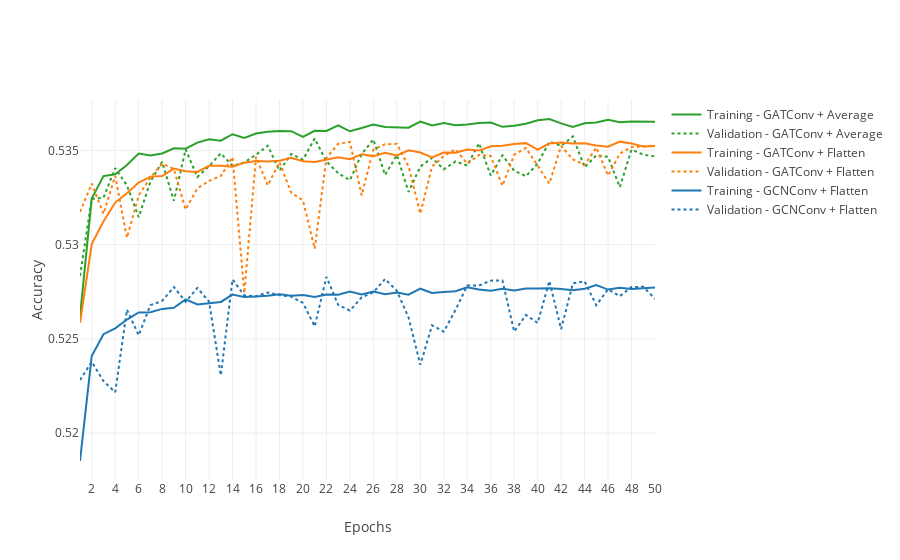

Write notebook code for a chart like this one.
### Markdown cell above
### Single team - GATConv+AveragePooling (1.6) vs GATConv+Flatten (1.1) vs GCNConv+Flatten (1.0)

### Code cell
data_1_0 = pd.read_csv('../models/fit_records/model_1_0_accuracy.csv')
data_1_1 = pd.read_csv('../models/fit_records/model_1_1_accuracy.csv')
data_1_6 = pd.read_csv('../models/fit_records/model_1_6_accuracy.csv')

epochs = data_1_0['epoch']

training_accuracy_1_0 = data_1_0['training_accuracy']
validation_accuracy_1_0 = data_1_0['validation_accuracy']

training_accuracy_1_1 = data_1_1['training_accuracy']
validation_accuracy_1_1 = data_1_1['validation_accuracy']

training_accuracy_1_6 = data_1_6['training_accuracy']
validation_accuracy_1_6 = data_1_6['validation_accuracy']

fig = go.Figure()
fig.add_trace(go.Scatter(
    x=epochs,
    y=training_accuracy_1_6,
    mode='lines',
    name='Training - GATConv + Average',
    line=dict(color='#2CA02C')))
fig.add_trace(go.Scatter(
    x=epochs,
    y=validation_accuracy_1_6,
    mode='lines',
    name='Validation - GATConv + Average',
    line=dict(color='#2CA02C', dash='dot')))
fig.add_trace(go.Scatter(
    x=epochs,
    y=training_accuracy_1_1,
    mode='lines',
    name='Training - GATConv + Flatten',
    line=dict(color='#FF7F0E')))
fig.add_trace(go.Scatter(
    x=epochs,
    y=validation_accuracy_1_1,
    mode='lines',
    name='Validation - GATConv + Flatten',
    line=dict(color='#FF7F0E', dash='dot')))
fig.add_trace(go.Scatter(
    x=epochs,
    y=training_accuracy_1_0,
    mode='lines',
    name='Training - GCNConv + Flatten',
    line=dict(color='#1F77B4')))
fig.add_trace(go.Scatter(
    x=epochs,
    y=validation_accuracy_1_0,
    mode='lines',
    name='Validation - GCNConv + Flatten',
    line=dict(color='#1F77B4', dash='dot')))
fig.update_layout(
    template='none',
    xaxis_title='Epochs',
    yaxis_title="Accuracy")
fig.update_xaxes(tick0=0, dtick=2)
# fig.update_yaxes(range=[0.5,1])
fig.show()
fig.write_image(f'../images/single_team_GCN_flatten_GAT_flatten_GAT_average.png', scale=5)
# pd.DataFrame({'epoch': epochs, 'training_accuracy':training_accuracy, 'validation_accuracy':validation_accuracy}).to_csv('../images/model_1_0_accuracy_v2.csv', index=False)

### Figure 1 — Plotly figure (JSON) as saved in the notebook; plotly's stock layout.template omitted (floating-point values rounded to 4 significant figures)
{"data": [{"line": {"color": "#2CA02C"}, "mode": "lines", "name": "Training - GATConv + Average", "type": "scatter", "x": [1, 2, 3, 4, 5, 6, 7, 8, 9, 10, 11, 12, 13, 14, 15, 16, 17, 18, 19, 20, 21, 22, 23, 24, 25, 26, 27, 28, 29, 30, 31, 32, 33, 34, 35, 36, 37, 38, 39, 40, 41, 42, 43, 44, 45, 46, 47, 48, 49, 50], "y": [0.5262, 0.5324, 0.5336, 0.5337, 0.5342, 0.5348, 0.5347, 0.5348, 0.5351, 0.5351, 0.5354, 0.5356, 0.5355, 0.5359, 0.5357, 0.5359, 0.536, 0.536, 0.536, 0.5357, 0.536, 0.536, 0.5363, 0.536, 0.5362, 0.5364, 0.5362, 0.5362, 0.5362, 0.5365, 0.5363, 0.5364, 0.5363, 0.5364, 0.5364, 0.5365, 0.5363, 0.5363, 0.5364, 0.5366, 0.5367, 0.5364, 0.5362, 0.5364, 0.5365, 0.5366, 0.5365, 0.5365, 0.5365, 0.5365]}, {"line": {"color": "#2CA02C", "dash": "dot"}, "mode": "lines", "name": "Validation - GATConv + Average", "type": "scatter", "x": [1, 2, 3, 4, 5, 6, 7, 8, 9, 10, 11, 12, 13, 14, 15, 16, 17, 18, 19, 20, 21, 22, 23, 24, 25, 26, 27, 28, 29, 30, 31, 32, 33, 34, 35, 36, 37, 38, 39, 40, 41, 42, 43, 44, 45, 46, 47, 48, 49, 50], "y": [0.5283, 0.5324, 0.5325, 0.5341, 0.5331, 0.5315, 0.5333, 0.5344, 0.5323, 0.5351, 0.5336, 0.5342, 0.5348, 0.5342, 0.5344, 0.5348, 0.5352, 0.5339, 0.5348, 0.5345, 0.5356, 0.5344, 0.5338, 0.5334, 0.5348, 0.5356, 0.5337, 0.5348, 0.5328, 0.5341, 0.5346, 0.534, 0.5344, 0.5342, 0.5354, 0.5337, 0.5347, 0.5339, 0.5336, 0.5343, 0.5355, 0.5352, 0.5357, 0.5341, 0.5347, 0.5347, 0.5331, 0.535, 0.5348, 0.5347]}, {"line": {"color": "#FF7F0E"}, "mode": "lines", "name": "Training - GATConv + Flatten", "type": "scatter", "x": [1, 2, 3, 4, 5, 6, 7, 8, 9, 10, 11, 12, 13, 14, 15, 16, 17, 18, 19, 20, 21, 22, 23, 24, 25, 26, 27, 28, 29, 30, 31, 32, 33, 34, 35, 36, 37, 38, 39, 40, 41, 42, 43, 44, 45, 46, 47, 48, 49, 50], "y": [0.5259, 0.53, 0.5312, 0.5322, 0.5327, 0.5333, 0.5336, 0.5336, 0.534, 0.5339, 0.5339, 0.5342, 0.5342, 0.5341, 0.5344, 0.5344, 0.5344, 0.5345, 0.5346, 0.5344, 0.5344, 0.5345, 0.5346, 0.5345, 0.5348, 0.5347, 0.5349, 0.5347, 0.535, 0.5349, 0.5346, 0.5349, 0.5349, 0.5351, 0.535, 0.5352, 0.5352, 0.5353, 0.5354, 0.535, 0.5354, 0.5354, 0.5354, 0.5354, 0.5353, 0.5352, 0.5355, 0.5354, 0.5352, 0.5352]}, {"line": {"color": "#FF7F0E", "dash": "dot"}, "mode": "lines", "name": "Validation - GATConv + Flatten", "type": "scatter", "x": [1, 2, 3, 4, 5, 6, 7, 8, 9, 10, 11, 12, 13, 14, 15, 16, 17, 18, 19, 20, 21, 22, 23, 24, 25, 26, 27, 28, 29, 30, 31, 32, 33, 34, 35, 36, 37, 38, 39, 40, 41, 42, 43, 44, 45, 46, 47, 48, 49, 50], "y": [0.5317, 0.5332, 0.5316, 0.5336, 0.5304, 0.5326, 0.5336, 0.5343, 0.534, 0.5319, 0.533, 0.5334, 0.5336, 0.5346, 0.5274, 0.5347, 0.5331, 0.5344, 0.5328, 0.5323, 0.5298, 0.5346, 0.5354, 0.5355, 0.5326, 0.535, 0.5353, 0.5354, 0.5341, 0.5316, 0.5341, 0.5347, 0.5351, 0.5343, 0.5348, 0.5347, 0.5331, 0.5348, 0.5351, 0.5342, 0.5332, 0.5352, 0.5345, 0.5342, 0.5351, 0.5337, 0.5348, 0.5352, 0.5352, 0.5353]}, {"line": {"color": "#1F77B4"}, "mode": "lines", "name": "Training - GCNConv + Flatten", "type": "scatter", "x": [1, 2, 3, 4, 5, 6, 7, 8, 9, 10, 11, 12, 13, 14, 15, 16, 17, 18, 19, 20, 21, 22, 23, 24, 25, 26, 27, 28, 29, 30, 31, 32, 33, 34, 35, 36, 37, 38, 39, 40, 41, 42, 43, 44, 45, 46, 47, 48, 49, 50], "y": [0.5185, 0.5241, 0.5252, 0.5256, 0.526, 0.5264, 0.5264, 0.5266, 0.5266, 0.5271, 0.5268, 0.5269, 0.527, 0.5273, 0.5272, 0.5273, 0.5273, 0.5274, 0.5273, 0.5273, 0.5272, 0.5274, 0.5273, 0.5275, 0.5274, 0.5275, 0.5274, 0.5275, 0.5273, 0.5277, 0.5274, 0.5275, 0.5275, 0.5277, 0.5276, 0.5276, 0.5277, 0.5276, 0.5277, 0.5277, 0.5277, 0.5276, 0.5276, 0.5277, 0.5279, 0.5276, 0.5277, 0.5276, 0.5277, 0.5277]}, {"line": {"color": "#1F77B4", "dash": "dot"}, "mode": "lines", "name": "Validation - GCNConv + Flatten", "type": "scatter", "x": [1, 2, 3, 4, 5, 6, 7, 8, 9, 10, 11, 12, 13, 14, 15, 16, 17, 18, 19, 20, 21, 22, 23, 24, 25, 26, 27, 28, 29, 30, 31, 32, 33, 34, 35, 36, 37, 38, 39, 40, 41, 42, 43, 44, 45, 46, 47, 48, 49, 50], "y": [0.5228, 0.5238, 0.5228, 0.5222, 0.5266, 0.5252, 0.5268, 0.527, 0.5278, 0.527, 0.5277, 0.527, 0.5231, 0.5282, 0.5273, 0.5273, 0.5275, 0.5273, 0.5272, 0.5269, 0.5257, 0.5283, 0.5268, 0.5265, 0.5272, 0.5275, 0.5282, 0.5275, 0.5261, 0.5236, 0.5257, 0.5254, 0.5265, 0.5278, 0.5278, 0.5281, 0.5281, 0.5254, 0.5263, 0.5258, 0.5281, 0.5255, 0.5279, 0.5281, 0.5268, 0.5276, 0.5273, 0.5277, 0.5278, 0.5271]}], "layout": {"xaxis": {"dtick": 2, "tick0": 0, "title": {"text": "Epochs"}}, "yaxis": {"title": {"text": "Accuracy"}}}}
